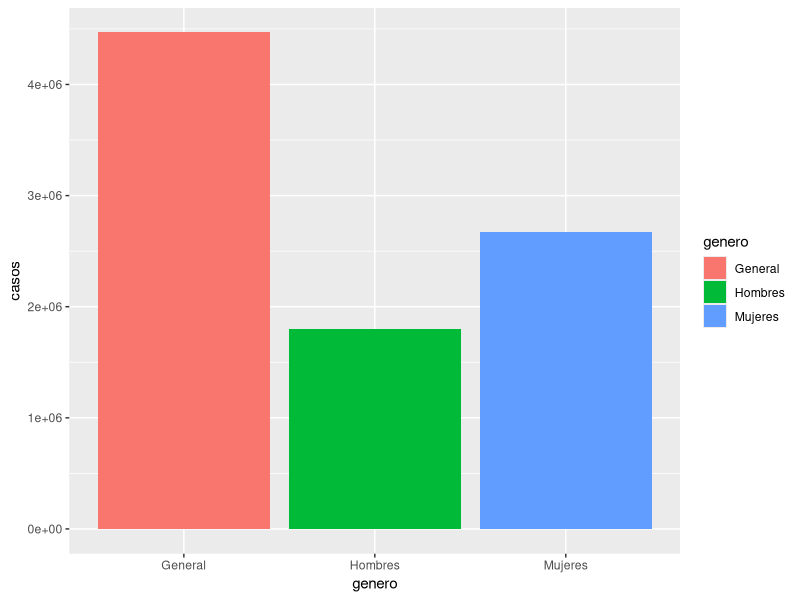
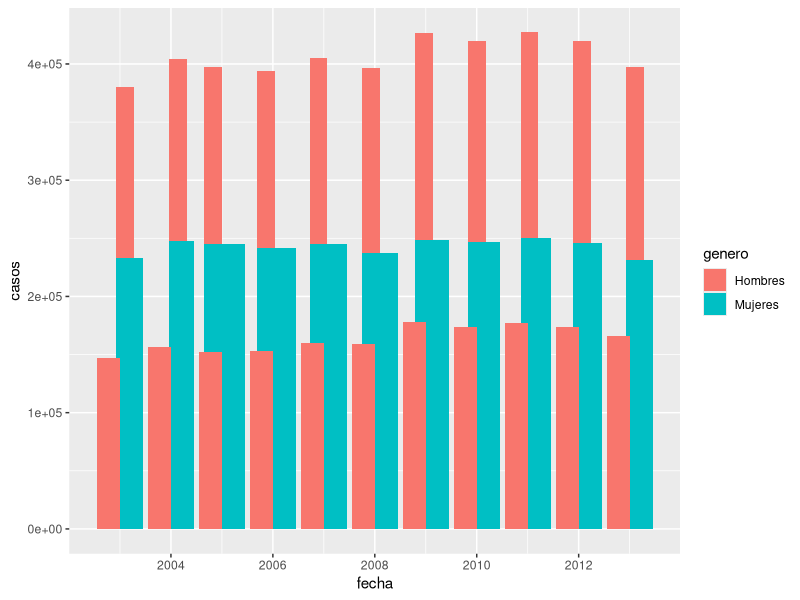
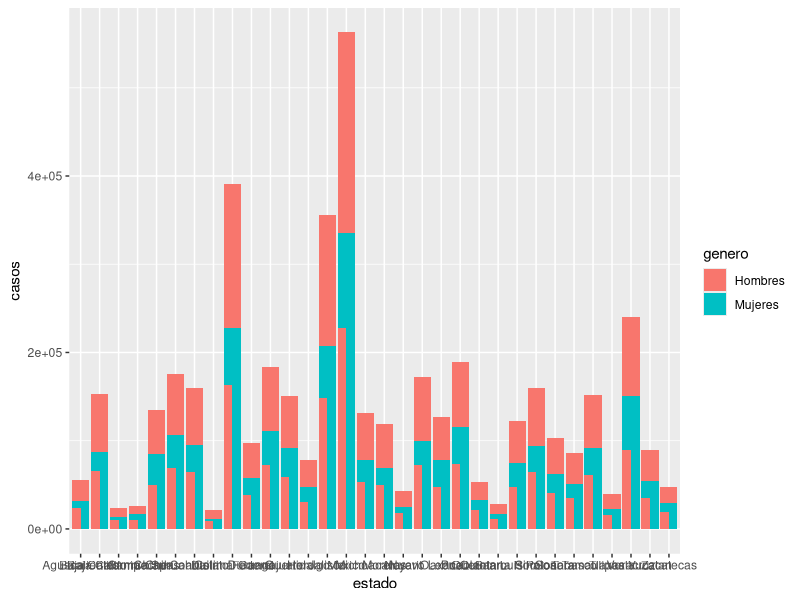
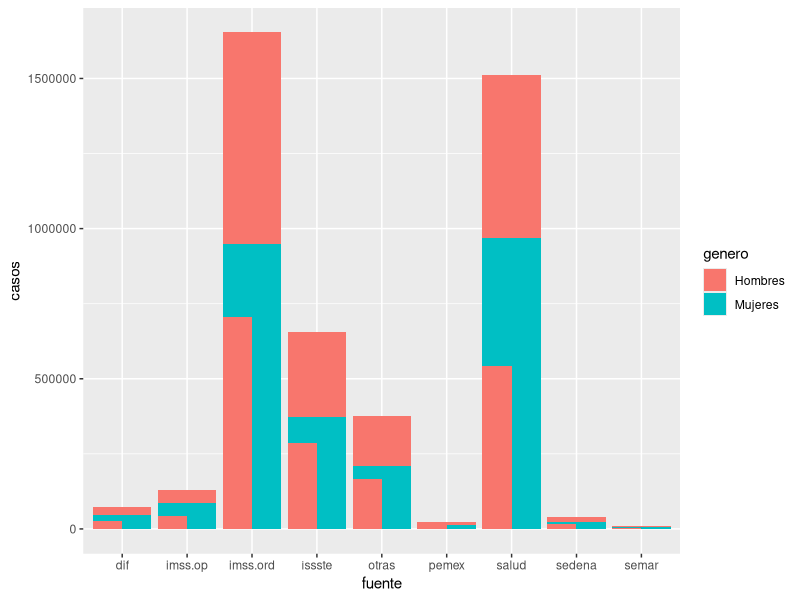
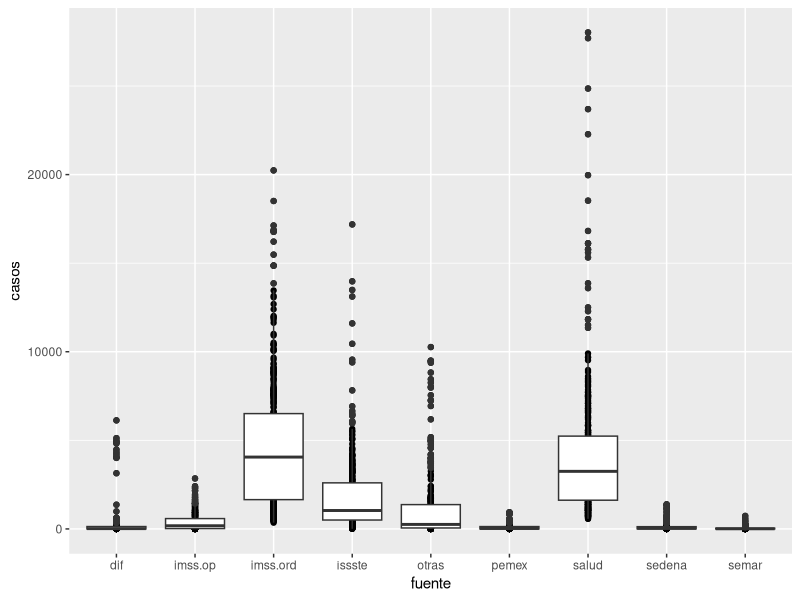
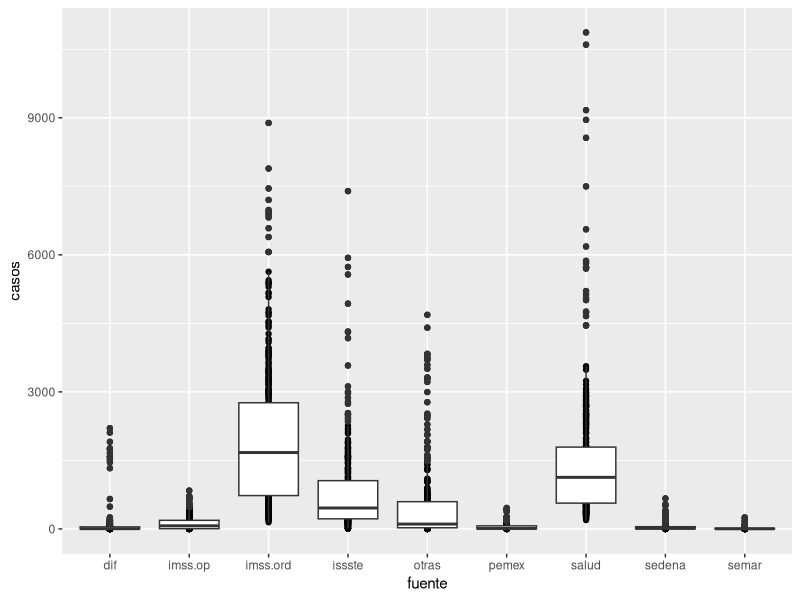
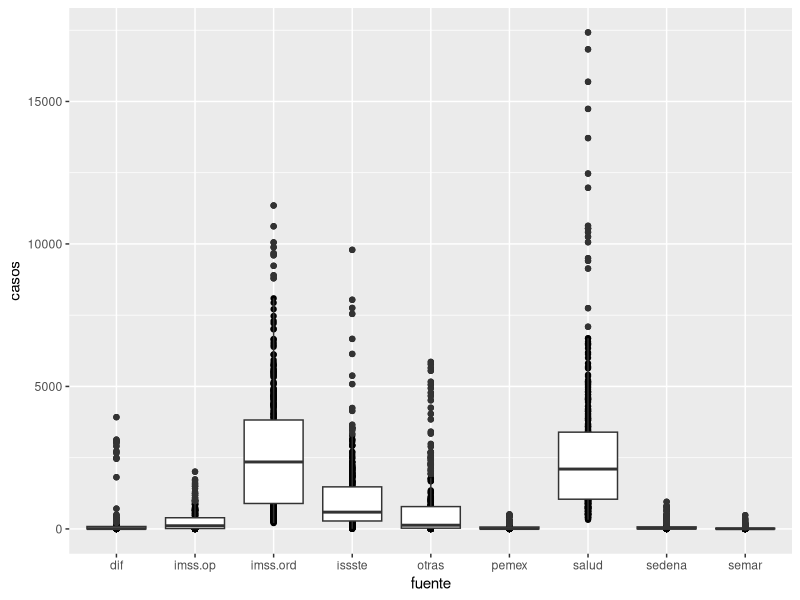
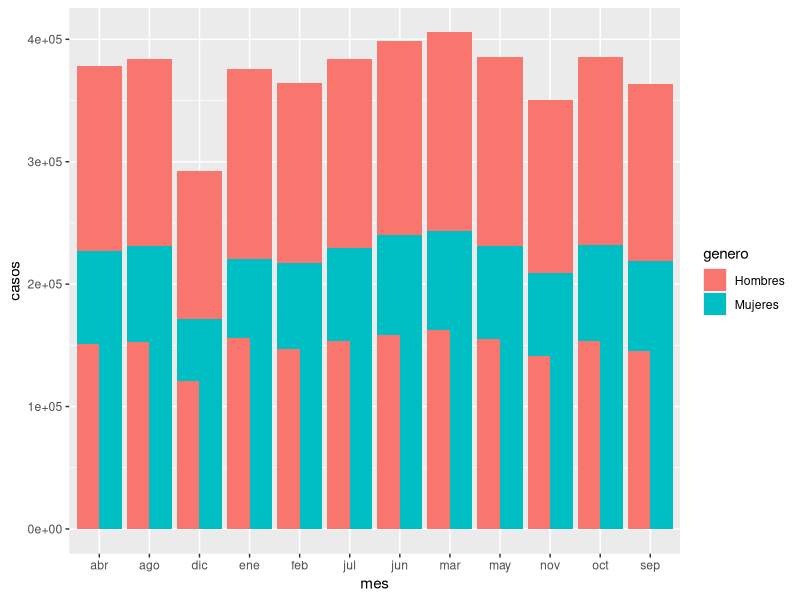

R code for these plots, in order:
## ---- chunk 1
paquetes.utilizados <- c("ggplot2")
paquetes.instalados <- rownames(installed.packages())
paquetes.por.instalar <- setdiff(paquetes.utilizados, paquetes.instalados)

if (length(paquetes.por.instalar) != 0 ) install.packages(paquetes.por.instalar, 
                                                          repos = "http://cran.us.r-project.org")
# Carga los paquetes a utilizar.
lapply(paquetes.utilizados, library, character.only = TRUE)
## ---- chunk 2
directorio <- c("/Users/carmorsa/Desktop/PROYECTO")
setwd(directorio)
setwd("./DATOS/PROCESADOS")

fuente <- read.csv("Fuente.csv", sep = ",")
mes <- read.csv("Mes.csv", sep = ",")
edad <- read.csv("Edad.csv", sep = ",")

fuente <- fuente[,2:6]
mes <- mes[,2:6]
edad <- edad[,2:6]

## ---- chunk 3
head(fuente)
unique(as.character(fuente$fuente))
## ---- chunk 4
head(mes)
## ---- chunk 5
head(edad)
unique(as.character(edad$edad))
## ---- chunk 6
General <- NULL
Hombres <- NULL
Mujeres <- NULL
Fecha <- NULL

i <- 2003
while(i <= 2013) {
    General[i-2002] <- sum(subset(fuente, fecha == i & genero == "General")$casos)
    Hombres[i-2002] <- sum(subset(fuente, fecha == i & genero =="Hombres")$casos)
    Mujeres[i-2002] <- sum(subset(fuente, fecha == i & genero == "Mujeres")$casos)
    Fecha[i-2002] <- i
    Total <- Hombres + Mujeres
    Diferencia <- Total - General
    TablaFuenteFecha <- data.frame(Fecha, General, Hombres, Mujeres, Total, Diferencia)
    i <- i+1
}
## ---- chunk 7
i <- 2003
while(i <= 2013) {
    General[i-2002] <- sum(subset(mes, fecha == i & genero == "General")$casos)
    Hombres[i-2002] <- sum(subset(mes, fecha == i & genero =="Hombres")$casos)
    Mujeres[i-2002] <- sum(subset(mes, fecha == i & genero == "Mujeres")$casos)
    Fecha[i-2002] <- i
    Total <- Hombres + Mujeres
    Diferencia <- Total - General
    TablaMesFecha <- data.frame(Fecha, General, Hombres, Mujeres, Total, Diferencia)
    i <- i+1
}
## ---- chunk 8
i <- 2003
while(i <= 2013) {
    General[i-2002] <- sum(subset(edad, fecha == i & genero == "General")$casos)
    Hombres[i-2002] <- sum(subset(edad, fecha == i & genero =="Hombres")$casos)
    Mujeres[i-2002] <- sum(subset(edad, fecha == i & genero == "Mujeres")$casos)
    Fecha[i-2002] <- i
    Total <- Hombres + Mujeres
    Diferencia <- Total - General
    TablaEdadFecha <- data.frame(Fecha, General, Hombres, Mujeres, Total, Diferencia)
    i <- i+1
}

## ---- chunk 9
TablaGeneral <- TablaEdadFecha[,1:4]
CasosTotales <- sum(TablaGeneral$General)
CasosTotalesHombres <- sum(TablaGeneral$Hombres)
CasosTotalesMujeres <- sum(TablaGeneral$Mujeres)
TablaCasosTotales <- data.frame(CasosTotalesHombres, CasosTotalesMujeres, CasosTotales)
names(TablaCasosTotales) <- c("Hombres", "Mujeres", "Total")
row.names(TablaCasosTotales) <- c("Casos")
TablaCasosTotales
## ---- chunk 10
CasosTotalesMujeresPorcentaje <- (CasosTotalesMujeres / CasosTotales) * 100
CasosTotalesHombresPorcentaje <- (CasosTotalesHombres / CasosTotales) * 100
TablaCasosPorcentaje <- data.frame(CasosTotalesHombresPorcentaje, CasosTotalesMujeresPorcentaje)
names(TablaCasosPorcentaje) <- c("Hombres", "Mujeres")
row.names(TablaCasosPorcentaje) <- c("%")
TablaCasosPorcentaje
## ---- chunk 11
setwd(directorio)
setwd("./GRAFICAS/EXPLORATORIAS")
gGeneral <- qplot(genero, data = fuente, weight = casos, fill = genero, ylab = "casos")
ShareGenero <- gGeneral + geom_bar()
png(file = "ShareGenero.png")
ShareGenero
dev.off()

setwd(directorio)
setwd("./GRAFICAS/FINALES")
png(file = "ShareGenero.png")
ShareGenero
dev.off()
ShareGenero
## ---- chunk 12
maxCasosAnual <- subset(TablaGeneral, TablaGeneral$General == max(TablaGeneral$General))$Fecha
maxCasosAnualHombres <- subset(TablaGeneral, TablaGeneral$Hombres == max(TablaGeneral$Hombres))$Fecha
maxCasosAnualMujeres <- subset(TablaGeneral, TablaGeneral$Mujeres == max(TablaGeneral$Mujeres))$Fecha
minCasosAnual <- subset(TablaGeneral, TablaGeneral$General == min(TablaGeneral$General))$Fecha
minCasosAnualHombres <- subset(TablaGeneral, TablaGeneral$Hombres == min(TablaGeneral$Hombres))$Fecha
minCasosAnualMujeres <- subset(TablaGeneral, TablaGeneral$Mujeres == min(TablaGeneral$Mujeres))$Fecha
Hombres <- c(minCasosAnualHombres, maxCasosAnualHombres)
Mujeres <- c(minCasosAnualMujeres, maxCasosAnualMujeres)
General <- c(minCasosAnual, maxCasosAnual)

TablaMinMax <- data.frame(Hombres, Mujeres, General)
row.names(TablaMinMax) <- c("min", "max")
TablaMinMax
## ---- chunk 13
promedioAnual <- mean(TablaGeneral$General)
promedioAnualHombres <- mean(TablaGeneral$Hombres)
promedioAnualMujeres <- mean(TablaGeneral$Mujeres)
TablaPromedioAnual <- data.frame(promedioAnual, promedioAnualMujeres, promedioAnualHombres)
names(TablaPromedioAnual) <- c("General", "Mujeres", "Hombres")
TablaPromedioAnual
## ---- chunk 14
l <- qplot(fecha, data = subset(fuente, genero!="General"), weight = casos, fill = genero, ylab = "casos")
Tendencia <- l + geom_bar(position="dodge")

setwd(directorio)
setwd("./GRAFICAS/EXPLORATORIAS")
png(file="Tendencia.png")
Tendencia
dev.off()
setwd(directorio)
setwd("./GRAFICAS/FINALES")
png(file = "Tendencia.png")
Tendencia
dev.off()

Tendencia
## ---- chunk 15
i  <- 1
General <- NULL
Hombres <- NULL
Mujeres <- NULL
Estado <- unique(mes$estado)
while(i <= 32) {
    General[i] <- sum(subset(mes, estado == Estado[i]  & genero == "General")$casos)
    Hombres[i] <- sum(subset(mes, Estado[i] == estado & genero == "Hombres")$casos)
    Mujeres[i] <- sum(subset(mes, Estado[i] == estado & genero == "Mujeres")$casos)
    i <- i+1
}
TablaGeneralEstados <- data.frame(Estado, General, Hombres, Mujeres)
maxEstado <- as.character(subset(TablaGeneralEstados, TablaGeneralEstados$General == max(TablaGeneralEstados$General))$Estado)
minEstado <- as.character(subset(TablaGeneralEstados, TablaGeneralEstados$General == min(TablaGeneralEstados$General))$Estado)
maxEstadoHombres <- as.character(subset(TablaGeneralEstados, TablaGeneralEstados$Hombres == max(TablaGeneralEstados$Hombres))$Estado)
minEstadoHombres <- as.character(subset(TablaGeneralEstados, TablaGeneralEstados$Hombres == min(TablaGeneralEstados$Hombres))$Estado)
maxEstadoMujeres <- as.character(subset(TablaGeneralEstados, TablaGeneralEstados$Mujeres == max(TablaGeneralEstados$Mujeres))$Estado)
minEstadoMujeres <- as.character(subset(TablaGeneralEstados, TablaGeneralEstados$Mujeres == min(TablaGeneralEstados$Mujeres))$Estado)
Hombres <- c(minEstadoHombres, maxEstadoHombres)
Mujeres <- c(minEstadoMujeres, maxEstadoMujeres)
General <- c(minEstado, maxEstado)
TablaMinMaxEstados <- data.frame(Hombres, Mujeres, General)
row.names(TablaMinMaxEstados) <- c("min", "max")
TablaMinMaxEstados
## ---- chunk 16
GraficaEstado <- qplot(estado, data = subset(fuente, genero != "General"), weight = casos, ylab = "casos", fill = genero) + geom_bar(position = "dodge")

setwd(directorio)
setwd("./GRAFICAS/EXPLORATORIAS")
png(file = "GraficaEstado.png")
GraficaEstado
dev.off()
setwd(directorio)
setwd("./GRAFICAS/FINALES")
png(file = "GraficaEstado.png")
GraficaEstado
dev.off()

GraficaEstado
## ---- chunk 17
General <- subset(fuente, genero == "General")
subset(General, casos == max(General$casos))
## ---- chunk 18
Hombres <- subset(fuente, genero == "Hombres")
subset(Hombres, casos == max(Hombres$casos))
## ---- chunk 19
Mujeres <- subset(fuente, genero == "Mujeres")
subset(Mujeres, casos == max(Mujeres$casos))
## ---- chunk 20
i  <- 1
General <- NULL
Hombres <- NULL
Mujeres <- NULL
Fuente <- unique(fuente$fuente)
while(i <= 9) {
    General[i] <- sum(subset(fuente, Fuente[i] == fuente & genero ==   "General")$casos) * 100 / CasosTotales
    i <- i+1
}
TablaFuentePorcentaje <- data.frame(Fuente, General)
TablaFuentePorcentaje <- TablaFuentePorcentaje[order(-TablaFuentePorcentaje$General),]
TablaFuentePorcentaje
## ---- chunk 21
GraficaFuente <- qplot(fuente, data = subset(fuente, genero != "General"), weight = casos, ylab = "casos", fill = genero) + geom_bar(position = "dodge")

setwd(directorio)
setwd("./GRAFICAS/EXPLORATORIAS")
png(file = "GraficaFuente.png")
GraficaFuente
dev.off()

setwd(directorio)
setwd("./GRAFICAS/FINALES")
png(file = "GraficaFuente.png")
GraficaFuente
dev.off()

GraficaFuente
## ---- chunk 22
summary(subset(fuente, genero == "General")$casos)
## ---- chunk 23
var(subset(fuente, genero == "General")$casos)
## ---- chunk 24
sd(subset(fuente, genero == "General")$casos)
## ---- chunk 25
BoxPlotFuenteGeneral <- qplot(fuente, casos, data = subset(fuente, genero == "General")) + geom_boxplot()

setwd(directorio)
setwd("./GRAFICAS/EXPLORATORIAS")
png(file = "BoxPlotFuenteGeneral.png")
BoxPlotFuenteGeneral
dev.off()
setwd(directorio)
setwd("./GRAFICAS/FINALES")
png(file = "BoxPlotFuenteGeneral.png")
BoxPlotFuenteGeneral
dev.off()

BoxPlotFuenteGeneral
## ---- chunk 26
summary(subset(fuente, genero == "Hombres")$casos)
## ---- chunk 27
var(subset(fuente, genero == "Hombres")$casos)
## ---- chunk 28
sd(subset(fuente, genero == "Hombres")$casos)
## ---- chunk 29
BoxPlotFuenteHombres <- qplot(fuente, casos, data = subset(fuente, genero == "Hombres")) + geom_boxplot()

setwd(directorio)
setwd("./GRAFICAS/EXPLORATORIAS")
png(file = "BoxPlotFuenteHombres.png")
BoxPlotFuenteHombres
dev.off()
setwd(directorio)
setwd("./GRAFICAS/FINALES")
png(file = "BoxPlotFuenteHombres.png")
BoxPlotFuenteHombres
dev.off()

BoxPlotFuenteHombres
## ---- chunk 30
summary(subset(fuente, genero == "Mujeres")$casos)
## ---- chunk 31
var(subset(fuente, genero == "Mujeres")$casos)
## ---- chunk 32
sd(subset(fuente, genero == "Mujeres")$casos)
## ---- chunk 33
BoxPlotFuenteMujeres <- qplot(fuente, casos, data = subset(fuente, genero == "Mujeres")) + geom_boxplot()

setwd(directorio)
setwd("./GRAFICAS/EXPLORATORIAS")
png(file = "BoxPlotFuenteMujeres.png")
BoxPlotFuenteMujeres
dev.off()
setwd(directorio)
setwd("./GRAFICAS/FINALES")
png(file = "BoxPlotFuenteMujeres.png")
BoxPlotFuenteMujeres
dev.off()

BoxPlotFuenteMujeres
## ---- chunk 34
i  <- 1
General <- NULL
Hombres <- NULL
Mujeres <- NULL
Fuente <- unique(fuente$fuente)
while(i <= 9) {
    General[i] <- mean(subset(fuente, Fuente[i] == fuente & genero ==   "General")$casos)
    i <- i+1
}
TablaFuentePromedio <- data.frame(Fuente, General)
TablaFuentePromedio <- TablaFuentePromedio[order(-TablaFuentePromedio$General),]
TablaFuentePromedio
## ---- chunk 35
General <- subset(mes, genero == "General")
subset(General, casos == max(General$casos))
## ---- chunk 36
Hombres <- subset(mes, genero == "Hombres")
subset(Hombres, casos == max(Hombres$casos))
## ---- chunk 37
Mujeres <- subset(mes, genero == "Mujeres")
subset(Mujeres, casos == max(Mujeres$casos))
## ---- chunk 38
i  <- 1
General <- NULL
Hombres <- NULL
Mujeres <- NULL
Mes <- unique(mes$mes)
while(i <= 12) {
    General[i] <- sum(subset(mes, Mes[i] == mes & genero == "General")$casos) * 100 / CasosTotales
    i <- i+1
}
TablaMesPorcentaje <- data.frame(Mes, General)
TablaMesPorcentaje <- TablaMesPorcentaje[order(-TablaMesPorcentaje$General),]
TablaMesPorcentaje
## ---- chunk 39
GraficaMes <- qplot(mes, data = subset(mes, genero != "General"), weight = casos, ylab = "casos", fill = genero) + geom_bar(position = "dodge")

setwd(directorio)
setwd("./GRAFICAS/EXPLORATORIAS")
png(file = "GraficaMes.png")
GraficaMes
dev.off()
setwd(directorio)
setwd("./GRAFICAS/FINALES")
png(file = "GraficaMes.png")
GraficaMes
dev.off()

GraficaMes
## ---- chunk 40
summary(subset(mes, genero == "General")$casos)
## ---- chunk 41
var(subset(mes, genero == "General")$casos)
## ---- chunk 42
sd(subset(mes, genero == "General")$casos)
## ---- chunk 43
BoxPotMesGeneral <- qplot(mes, casos, data = subset(mes, genero == "General")) + geom_boxplot()

setwd(directorio)
setwd("./GRAFICAS/EXPLORATORIAS")
png(file = "BoxPotMesGeneral.png")
BoxPotMesGeneral
dev.off()
setwd(directorio)
setwd("./GRAFICAS/FINALES")
png(file = "BoxPotMesGeneral.png")
BoxPotMesGeneral
dev.off()

BoxPotMesGeneral
## ---- chunk 44
summary(subset(mes, genero == "Hombres")$casos)
## ---- chunk 45
var(subset(mes, genero == "Hombres")$casos)
## ---- chunk 46
sd(subset(mes, genero == "Hombres")$casos)
## ---- chunk 47
BoxPlotMesHombres <- qplot(mes, casos, data = subset(mes, genero == "Hombres")) + geom_boxplot()

setwd(directorio)
setwd("./GRAFICAS/EXPLORATORIAS")
png(file = "BoxPlotMesHombres.png")
BoxPlotMesHombres
dev.off()
setwd(directorio)
setwd("./GRAFICAS/FINALES")
png(file = "BoxPlotMesHombres.png")
BoxPlotMesHombres
dev.off()

BoxPlotMesHombres
## ---- chunk 48
summary(subset(mes, genero == "Mujeres")$casos)
## ---- chunk 49
var(subset(mes, genero == "Mujeres")$casos)
## ---- chunk 50
sd(subset(mes, genero == "Mujeres")$casos)
## ---- chunk 51
BoxPlotMesMujeres <- qplot(mes, casos, data = subset(mes, genero == "Mujeres")) + geom_boxplot()

setwd(directorio)
setwd("./GRAFICAS/EXPLORATORIAS")
png(file = "BoxPlotMesMujeres.png")
BoxPlotMesMujeres
dev.off()
setwd(directorio)
setwd("./GRAFICAS/FINALES")
png(file = "BoxPlotMesMujeres.png")
BoxPlotMesMujeres
dev.off()

BoxPlotMesMujeres
## ---- chunk 52
i  <- 1
General <- NULL
Hombres <- NULL
Mujeres <- NULL
Mes <- unique(mes$mes)
while(i <= 12) {
    General[i] <- mean(subset(mes, Mes[i] == mes & genero ==   "General")$casos)
    i <- i+1
}
TablaMesPromedio <- data.frame(Mes, General)
TablaMesPromedio <- TablaMesPromedio[order(-TablaMesPromedio$General),]
TablaMesPromedio
## ---- chunk 53
General <- subset(edad, genero == "General")
subset(General, casos == max(General$casos))
## ---- chunk 54
Hombres <- subset(edad, genero == "Hombres")
subset(Hombres, casos == max(Hombres$casos))
## ---- chunk 55
Mujeres <- subset(edad, genero == "Mujeres")
subset(Mujeres, casos == max(Mujeres$casos))
## ---- chunk 56
i  <- 1
General <- NULL
Hombres <- NULL
Mujeres <- NULL
Edad <- unique(edad$edad)
while(i <= 12) {
    General[i] <- sum(subset(edad, Edad[i] == edad & genero == "General")$casos) * 100 / CasosTotales
    i <- i+1
}
TablaEdadPorcentaje <- data.frame(Edad, General)
TablaEdadPorcentaje <- TablaEdadPorcentaje[order(-TablaEdadPorcentaje$General),]
TablaEdadPorcentaje
## ---- chunk 57
GraficaEdad <- qplot(edad, data = subset(edad, genero != "General"), weight = casos, ylab = "casos", fill = genero) + geom_bar(position = "dodge")

setwd(directorio)
setwd("./GRAFICAS/EXPLORATORIAS")
png(file = "GraficaEdad.png")
GraficaEdad
dev.off()
setwd(directorio)
setwd("./GRAFICAS/FINALES")
png(file = "GraficaEdad.png")
GraficaEdad
dev.off()

GraficaEdad
## ---- chunk 58
summary(subset(edad, genero == "General")$casos)
## ---- chunk 59
var(subset(edad, genero == "General")$casos)
## ---- chunk 60
sd(subset(edad, genero == "General")$casos)
## ---- chunk 61
BoxPotEdadGeneral <- qplot(edad, casos, data = subset(edad, genero == "General")) + geom_boxplot()

setwd(directorio)
setwd("./GRAFICAS/EXPLORATORIAS")
png(file = "BoxPotEdadGeneral.png")
BoxPotEdadGeneral
dev.off()
setwd(directorio)
setwd("./GRAFICAS/FINALES")
png(file = "BoxPotEdadGeneral.png")
BoxPotEdadGeneral
dev.off()

BoxPotEdadGeneral
## ---- chunk 62
summary(subset(edad, genero == "Hombres")$casos)
## ---- chunk 63
var(subset(edad, genero == "Hombres")$casos)
## ---- chunk 64
sd(subset(edad, genero == "Hombres")$casos)
## ---- chunk 65
BoxPlotEdadHombres <- qplot(edad, casos, data = subset(edad, genero == "Hombres")) + geom_boxplot()

setwd(directorio)
setwd("./GRAFICAS/EXPLORATORIAS")
png(file = "BoxPlotEdadHombres.png")
BoxPlotEdadHombres
dev.off()
setwd(directorio)
setwd("./GRAFICAS/FINALES")
png(file = "BoxPlotEdadHombres.png")
BoxPlotEdadHombres
dev.off()

BoxPlotEdadHombres
## ---- chunk 66
summary(subset(edad, genero == "Mujeres")$casos)
## ---- chunk 67
var(subset(edad, genero == "Mujeres")$casos)
## ---- chunk 68
sd(subset(edad, genero == "Mujeres")$casos)
## ---- chunk 69
BoxPlotEdadMujeres <- qplot(edad, casos, data = subset(edad, genero == "Mujeres")) + geom_boxplot()

setwd(directorio)
setwd("./GRAFICAS/EXPLORATORIAS")
png(file = "BoxPlotEdadMujeres.png")
BoxPlotEdadMujeres
dev.off()
setwd(directorio)
setwd("./GRAFICAS/FINALES")
png(file = "BoxPlotEdadMujeres.png")
BoxPlotEdadMujeres
dev.off()

BoxPlotEdadMujeres
## ---- chunk 70
i  <- 1
General <- NULL
Hombres <- NULL
Mujeres <- NULL
Edad <- unique(edad$edad)
while(i <= 12) {
    General[i] <- mean(subset(edad, Edad[i] == edad & genero ==   "General")$casos)
    i <- i+1
}
TablaEdadPromedio <- data.frame(Edad, General)
TablaEdadPromedio <- TablaEdadPromedio[order(-TablaEdadPromedio$General),]
TablaEdadPromedio
